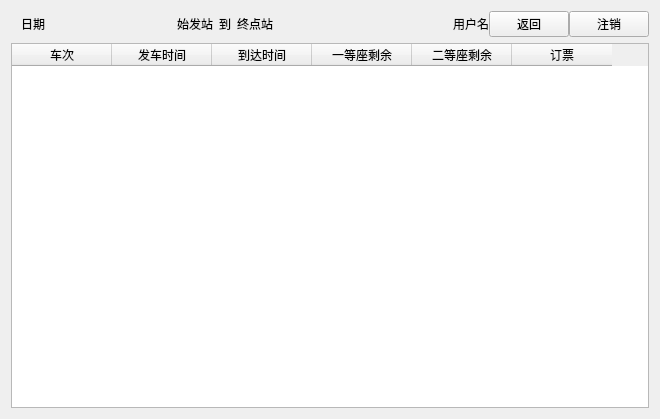
<?xml version="1.0" encoding="UTF-8"?>
<ui version="4.0">
 <class>Form</class>
 <widget class="QWidget" name="Form">
  <property name="geometry">
   <rect>
    <x>0</x>
    <y>0</y>
    <width>660</width>
    <height>419</height>
   </rect>
  </property>
  <property name="windowTitle">
   <string>查询结果</string>
  </property>
  <layout class="QVBoxLayout" name="verticalLayout">
   <item>
    <layout class="QHBoxLayout" name="horizontalLayout_4">
     <item>
      <layout class="QHBoxLayout" name="horizontalLayout_3" stretch="0,0">
       <property name="leftMargin">
        <number>10</number>
       </property>
       <item>
        <widget class="QLabel" name="date_label">
         <property name="sizePolicy">
          <sizepolicy hsizetype="Preferred" vsizetype="Preferred">
           <horstretch>0</horstretch>
           <verstretch>0</verstretch>
          </sizepolicy>
         </property>
         <property name="text">
          <string>日期</string>
         </property>
        </widget>
       </item>
       <item>
        <layout class="QHBoxLayout" name="horizontalLayout">
         <item>
          <widget class="QLabel" name="departure_label">
           <property name="sizePolicy">
            <sizepolicy hsizetype="Fixed" vsizetype="Preferred">
             <horstretch>0</horstretch>
             <verstretch>0</verstretch>
            </sizepolicy>
           </property>
           <property name="text">
            <string>始发站</string>
           </property>
          </widget>
         </item>
         <item>
          <widget class="QLabel" name="label_4">
           <property name="sizePolicy">
            <sizepolicy hsizetype="Fixed" vsizetype="Preferred">
             <horstretch>0</horstretch>
             <verstretch>0</verstretch>
            </sizepolicy>
           </property>
           <property name="text">
            <string>到</string>
           </property>
          </widget>
         </item>
         <item>
          <widget class="QLabel" name="destination_label">
           <property name="sizePolicy">
            <sizepolicy hsizetype="Preferred" vsizetype="Preferred">
             <horstretch>1</horstretch>
             <verstretch>0</verstretch>
            </sizepolicy>
           </property>
           <property name="text">
            <string>终点站</string>
           </property>
          </widget>
         </item>
        </layout>
       </item>
      </layout>
     </item>
     <item>
      <layout class="QHBoxLayout" name="horizontalLayout_2">
       <property name="spacing">
        <number>0</number>
       </property>
       <item>
        <widget class="QLabel" name="username_label">
         <property name="sizePolicy">
          <sizepolicy hsizetype="Preferred" vsizetype="Preferred">
           <horstretch>0</horstretch>
           <verstretch>0</verstretch>
          </sizepolicy>
         </property>
         <property name="text">
          <string>用户名</string>
         </property>
         <property name="alignment">
          <set>Qt::AlignRight|Qt::AlignTrailing|Qt::AlignVCenter</set>
         </property>
         <property name="margin">
          <number>5</number>
         </property>
        </widget>
       </item>
       <item>
        <widget class="QPushButton" name="back_btn">
         <property name="sizePolicy">
          <sizepolicy hsizetype="Fixed" vsizetype="Fixed">
           <horstretch>0</horstretch>
           <verstretch>0</verstretch>
          </sizepolicy>
         </property>
         <property name="text">
          <string>返回</string>
         </property>
        </widget>
       </item>
       <item>
        <widget class="QPushButton" name="logout_btn">
         <property name="sizePolicy">
          <sizepolicy hsizetype="Fixed" vsizetype="Fixed">
           <horstretch>0</horstretch>
           <verstretch>0</verstretch>
          </sizepolicy>
         </property>
         <property name="text">
          <string>注销</string>
         </property>
        </widget>
       </item>
      </layout>
     </item>
    </layout>
   </item>
   <item>
    <widget class="QTableWidget" name="result_table">
     <column>
      <property name="text">
       <string>车次</string>
      </property>
     </column>
     <column>
      <property name="text">
       <string>发车时间</string>
      </property>
     </column>
     <column>
      <property name="text">
       <string>到达时间</string>
      </property>
     </column>
     <column>
      <property name="text">
       <string>一等座剩余</string>
      </property>
     </column>
     <column>
      <property name="text">
       <string>二等座剩余</string>
      </property>
     </column>
     <column>
      <property name="text">
       <string>订票</string>
      </property>
     </column>
    </widget>
   </item>
  </layout>
 </widget>
 <resources/>
 <connections/>
</ui>
